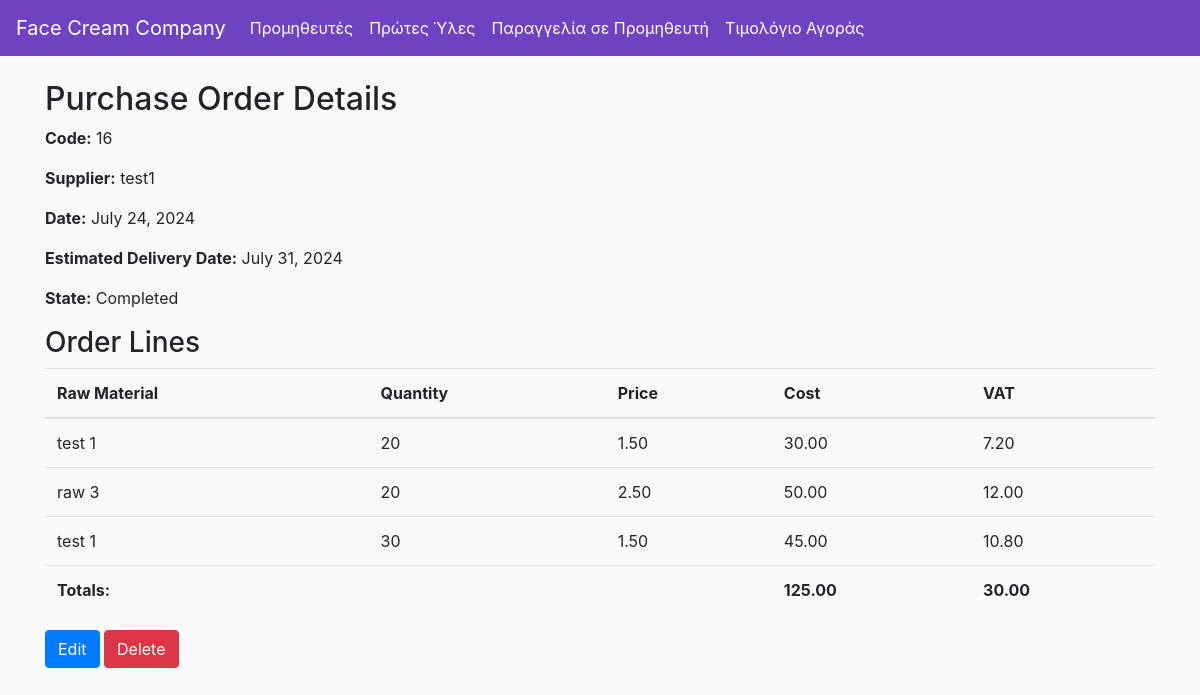
/api/purchase-orders/61/, run on an earlier commit of the app's database.
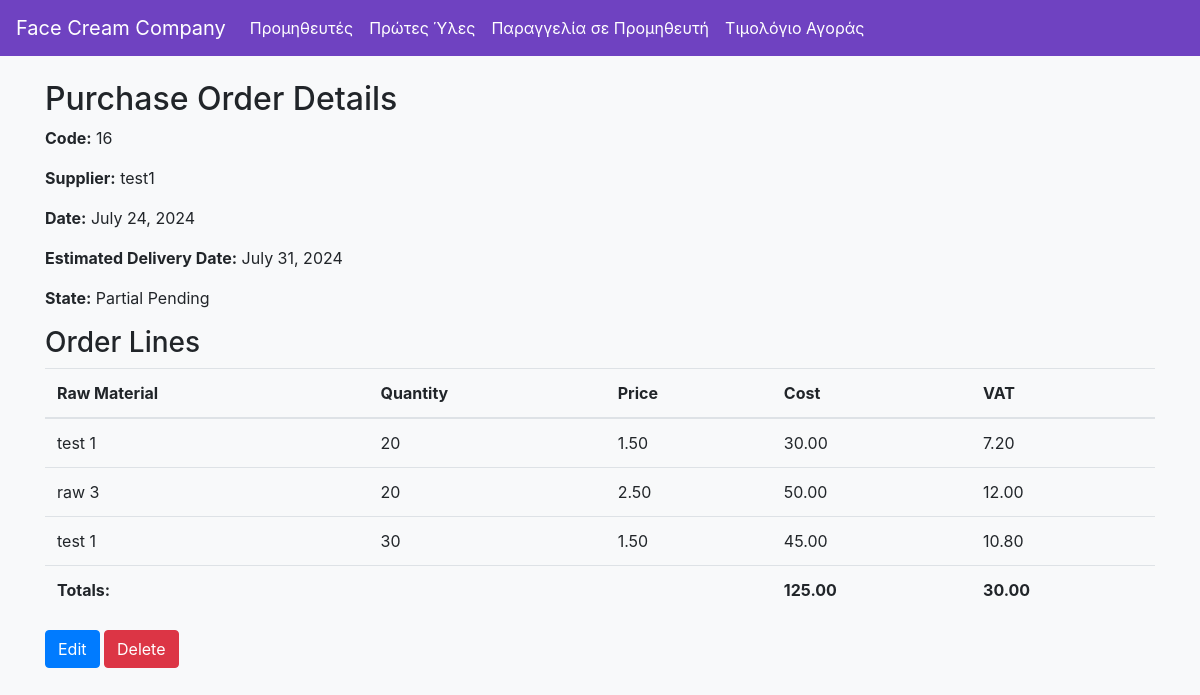
And on a later commit of the database.
### raw_materials/models.py (models this page shows, shortened)
class PurchaseOrder(models.Model):
    ORDER_STATES = [
        ('pending', 'Pending'),
        ('completed', 'Completed'),
        ('partial_pending', 'Partial Pending'),
    ]
    code = models.CharField(max_length=20, unique=True)
    supplier = models.ForeignKey(Supplier, on_delete=models.CASCADE)
    date = models.DateField()
    estimated_delivery_date = models.DateField()
    state = models.CharField(max_length=20, choices=ORDER_STATES, default='pending')
    """def save(self, *args, **kwargs):
        if self.is_connected_to_order():
            purchase_order = self.purchase_order_code
            purchase_order.status = 'invoiced'
            purchase_order.save()
        super().save(*args, **kwargs)"""
    def save(self, *args, **kwargs):
        super().save(*args, **kwargs)

class Supplier(models.Model):
    code = models.CharField(max_length=20, unique=True)
    name = models.CharField(max_length=100)
    address = models.TextField()
    phone = models.CharField(max_length=15)
    mobile = models.CharField(max_length=15)
    email = models.EmailField()
    def __str__(self):
        return self.name

### raw_materials/views.py (the view)
# urls.py: path('purchase-orders/<int:pk>/', PurchaseOrderDetailView.as_view(), name='purchaseorder_detail'),
class PurchaseOrderDetailView(DetailView):
    model = PurchaseOrder
    template_name = 'raw_materials/purchaseorder_detail.html'
    context_object_name = 'purchaseorder'
    def get_context_data(self, **kwargs):
        context = super().get_context_data(**kwargs)
        context['lines'] = self.object.purchaseorderline_set.all()
        context['total_cost'] = sum(line.cost for line in context['lines'])
        context['total_vat'] = sum(line.vat for line in context['lines'])
        return context

### raw_materials/models.py (called while the page is built)
    def __str__(self):
        return self.name

    @property
    def cost(self):
        if self.quantity is not None and self.price is not None:
            return self.quantity * self.price
        return None

### raw_materials/templates/raw_materials/purchaseorder_detail.html
{% extends "base.html" %}
{% block content %}
<h2>Purchase Order Details</h2>
<p><strong>Code:</strong> {{ purchaseorder.code }}</p>
<p><strong>Supplier:</strong> {{ purchaseorder.supplier }}</p>
<p><strong>Date:</strong> {{ purchaseorder.date }}</p>
<p><strong>Estimated Delivery Date:</strong> {{ purchaseorder.estimated_delivery_date }}</p>
<p><strong>State:</strong> {{ purchaseorder.get_state_display }}</p>
<h3>Order Lines</h3>
<table class="table">
    <thead>
        <tr>
            <th>Raw Material</th>
            <th>Quantity</th>
            <th>Price</th>
            <th>Cost</th>
            <th>VAT</th>
        </tr>
    </thead>
    <tbody>
        {% for line in lines %}
        <tr>
            <td>{{ line.raw_material }}</td>
            <td>{{ line.quantity }}</td>
            <td>{{ line.price }}</td>
            <td>{{ line.cost }}</td>
            <td>{{ line.vat }}</td>
        </tr>
        {% endfor %}
    </tbody>
    <tfoot>
        <tr>
            <td colspan="3"><strong>Totals:</strong></td>
            <td><strong>{{ total_cost }}</strong></td>
            <td><strong>{{ total_vat }}</strong></td>
        </tr>
    </tfoot>
</table>
<a href="{% url 'purchaseorder_update' purchaseorder.pk %}" class="btn btn-primary">Edit</a>
<a href="{% url 'purchaseorder_delete' purchaseorder.pk %}" class="btn btn-danger">Delete</a>
{% endblock %}

What changed in the data, as far as the page shows it:
changed PurchaseOrder "test1": state "Completed" → "Partial Pending"
